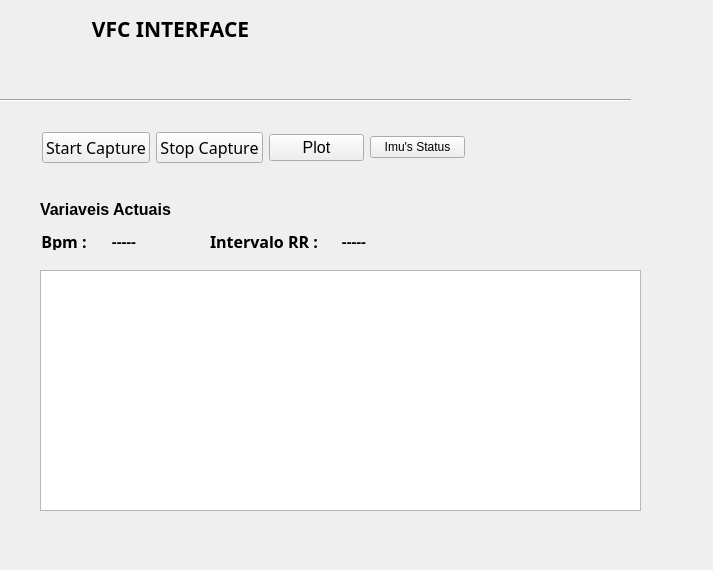
<?xml version="1.0" encoding="UTF-8"?>
<ui version="4.0">
 <class>MainWindow</class>
 <widget class="QMainWindow" name="MainWindow">
  <property name="geometry">
   <rect>
    <x>0</x>
    <y>0</y>
    <width>713</width>
    <height>570</height>
   </rect>
  </property>
  <property name="windowTitle">
   <string>MainWindow</string>
  </property>
  <property name="autoFillBackground">
   <bool>false</bool>
  </property>
  <widget class="QWidget" name="centralWidget">
   <widget class="Line" name="line_2">
    <property name="geometry">
     <rect>
      <x>0</x>
      <y>90</y>
      <width>631</width>
      <height>20</height>
     </rect>
    </property>
    <property name="orientation">
     <enum>Qt::Horizontal</enum>
    </property>
   </widget>
   <widget class="QLabel" name="label">
    <property name="geometry">
     <rect>
      <x>0</x>
      <y>10</y>
      <width>341</width>
      <height>37</height>
     </rect>
    </property>
    <property name="font">
     <font>
      <family>Mukti Narrow</family>
      <pointsize>16</pointsize>
      <weight>75</weight>
      <bold>true</bold>
     </font>
    </property>
    <property name="text">
     <string>VFC INTERFACE</string>
    </property>
    <property name="alignment">
     <set>Qt::AlignCenter</set>
    </property>
   </widget>
   <widget class="QLabel" name="label_3">
    <property name="geometry">
     <rect>
      <x>210</x>
      <y>230</y>
      <width>111</width>
      <height>20</height>
     </rect>
    </property>
    <property name="font">
     <font>
      <family>Abyssinica SIL</family>
      <pointsize>12</pointsize>
     </font>
    </property>
    <property name="text">
     <string>&lt;html&gt;&lt;head/&gt;&lt;body&gt;&lt;p&gt;&lt;span style=&quot; font-weight:600;&quot;&gt;Intervalo RR : &lt;/span&gt;&lt;/p&gt;&lt;/body&gt;&lt;/html&gt;</string>
    </property>
    <property name="alignment">
     <set>Qt::AlignCenter</set>
    </property>
   </widget>
   <widget class="QLabel" name="label_2">
    <property name="geometry">
     <rect>
      <x>40</x>
      <y>230</y>
      <width>52</width>
      <height>20</height>
     </rect>
    </property>
    <property name="font">
     <font>
      <family>Abyssinica SIL</family>
      <pointsize>12</pointsize>
     </font>
    </property>
    <property name="text">
     <string>&lt;html&gt;&lt;head/&gt;&lt;body&gt;&lt;p&gt;&lt;span style=&quot; font-weight:600;&quot;&gt;Bpm : &lt;/span&gt;&lt;/p&gt;&lt;/body&gt;&lt;/html&gt;</string>
    </property>
    <property name="alignment">
     <set>Qt::AlignCenter</set>
    </property>
   </widget>
   <widget class="QLabel" name="label_6">
    <property name="geometry">
     <rect>
      <x>40</x>
      <y>200</y>
      <width>161</width>
      <height>19</height>
     </rect>
    </property>
    <property name="font">
     <font>
      <pointsize>12</pointsize>
     </font>
    </property>
    <property name="text">
     <string>&lt;html&gt;&lt;head/&gt;&lt;body&gt;&lt;p&gt;&lt;span style=&quot; font-weight:600;&quot;&gt;Variaveis Actuais &lt;/span&gt;&lt;/p&gt;&lt;/body&gt;&lt;/html&gt;</string>
    </property>
   </widget>
   <widget class="QLabel" name="labelintervaloRR">
    <property name="geometry">
     <rect>
      <x>340</x>
      <y>230</y>
      <width>28</width>
      <height>18</height>
     </rect>
    </property>
    <property name="font">
     <font>
      <family>Abyssinica SIL</family>
      <pointsize>12</pointsize>
     </font>
    </property>
    <property name="text">
     <string>&lt;html&gt;&lt;head/&gt;&lt;body&gt;&lt;p&gt;&lt;span style=&quot; font-size:11pt; font-weight:600;&quot;&gt;-----&lt;/span&gt;&lt;/p&gt;&lt;/body&gt;&lt;/html&gt;</string>
    </property>
    <property name="alignment">
     <set>Qt::AlignCenter</set>
    </property>
   </widget>
   <widget class="QLabel" name="labelbpsout">
    <property name="geometry">
     <rect>
      <x>110</x>
      <y>230</y>
      <width>28</width>
      <height>18</height>
     </rect>
    </property>
    <property name="font">
     <font>
      <family>Abyssinica SIL</family>
      <pointsize>12</pointsize>
     </font>
    </property>
    <property name="text">
     <string>&lt;html&gt;&lt;head/&gt;&lt;body&gt;&lt;p&gt;&lt;span style=&quot; font-size:11pt; font-weight:600;&quot;&gt;-----&lt;/span&gt;&lt;/p&gt;&lt;/body&gt;&lt;/html&gt;</string>
    </property>
    <property name="alignment">
     <set>Qt::AlignCenter</set>
    </property>
   </widget>
   <widget class="PlotWidget" name="plot">
    <property name="geometry">
     <rect>
      <x>40</x>
      <y>270</y>
      <width>601</width>
      <height>241</height>
     </rect>
    </property>
   </widget>
   <widget class="QWidget" name="layoutWidget">
    <property name="geometry">
     <rect>
      <x>42</x>
      <y>132</y>
      <width>423</width>
      <height>31</height>
     </rect>
    </property>
    <layout class="QGridLayout" name="gridLayout">
     <item row="0" column="0">
      <widget class="QPushButton" name="ButtonStart">
       <property name="enabled">
        <bool>true</bool>
       </property>
       <property name="font">
        <font>
         <family>Abyssinica SIL</family>
         <pointsize>12</pointsize>
        </font>
       </property>
       <property name="text">
        <string>Start Capture</string>
       </property>
      </widget>
     </item>
     <item row="0" column="1">
      <widget class="QPushButton" name="ButtonStop">
       <property name="enabled">
        <bool>true</bool>
       </property>
       <property name="font">
        <font>
         <family>Abyssinica SIL</family>
         <pointsize>12</pointsize>
        </font>
       </property>
       <property name="text">
        <string>Stop Capture</string>
       </property>
      </widget>
     </item>
     <item row="0" column="2">
      <widget class="QPushButton" name="plotButton">
       <property name="font">
        <font>
         <pointsize>12</pointsize>
         <weight>50</weight>
         <bold>false</bold>
        </font>
       </property>
       <property name="text">
        <string>Plot</string>
       </property>
      </widget>
     </item>
     <item row="0" column="3">
      <widget class="QPushButton" name="imustatusButton">
       <property name="text">
        <string>Imu's Status</string>
       </property>
      </widget>
     </item>
    </layout>
   </widget>
  </widget>
 </widget>
 <customwidgets>
  <customwidget>
   <class>PlotWidget</class>
   <extends>QGraphicsView</extends>
   <header>pyqtgraph</header>
  </customwidget>
 </customwidgets>
 <resources/>
 <connections/>
</ui>
